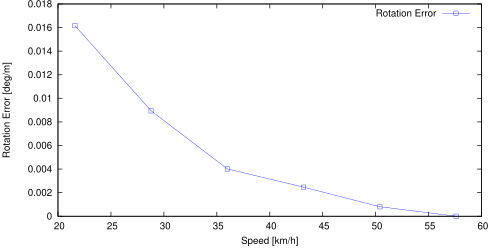

Reproduce this figure in gnuplot.
set term postscript eps enhanced color
set output "06_rs.eps"
set size ratio 0.5
set yrange [0:*]
set xlabel "Speed [km/h]"
set ylabel "Rotation Error [deg/m]"
plot "06_rs.txt" using ($1*3.6):($2*57.3) title 'Rotation Error' lc rgb "#0000FF" pt 4 w linespoints
